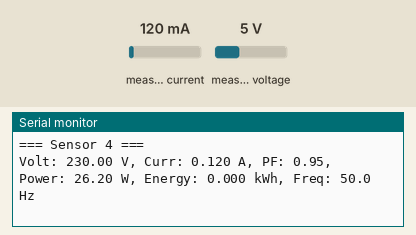
Simulated run of this sketch. Board: ESP32. On the bench: the last lines printed to the serial monitor. The inputs (shaded band) are chosen by the test bench; at power-on: measured current 120 mA, measured voltage 5 V.

Above: at 1.2 s.
1.3 s: measured current set to 40 mA
At 2.7 s:
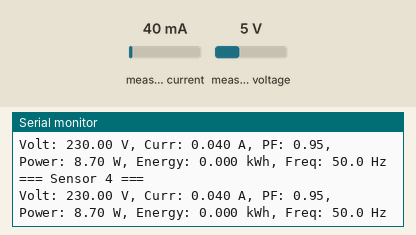
2.8 s: measured voltage set to 0.3 V
4.3 s: measured current set to 500 mA
At 5.6 s:
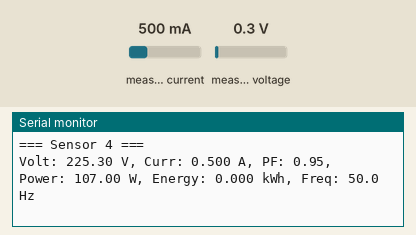
Timing chart, 0 to 7.3 s (numbered marks = the images above; inputs shaded):
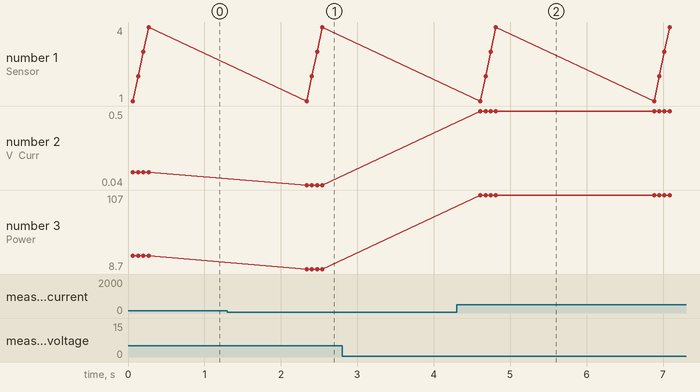

Measured:
- after the input at 1.3 s, the serial monitor: prints a new line after 1.0 s (image 1)
- after the input at 4.3 s, the serial monitor: prints a new line after 0.31 s (image 2)
- plotted number 2: 0.12 → 0.04 after the input at 1.3 s, 0.04 → 0.5 after the input at 4.3 s
- plotted number 3: 26.2 → 8.7 after the input at 1.3 s, 8.7 → 107 after the input at 4.3 s

The sketch:

sensor_pzem_004t.ino
```cpp
#include <PZEM004Tv30.h>
#include <SoftwareSerial.h>
// #define RXD2 16
// #define TXD2 17
// #define RXD2 25
// #define TXD2 26
#define RXD1 19
#define TXD1 18
#define RXD2 2
#define TXD2 15
#define SOFT_RX3 21
#define SOFT_TX3 22
#define SOFT_RX4 4
#define SOFT_TX4 5

SoftwareSerial ss3(SOFT_RX3, SOFT_TX3);
SoftwareSerial ss4(SOFT_RX4, SOFT_RX4);

PZEM004Tv30 pzem1(Serial1, RXD1, TXD1);
PZEM004Tv30 pzem2(Serial3, RXD2, TXD2);
PZEM004Tv30 pzem3(ss3);
PZEM004Tv30 pzem4(ss4);

float v1, i1, pf1, f1, p1, e1;
float v2, i2, pf2, f2, p2, e2;
float v3, i3, pf3, f3, p3, e3;
float v4, i4, pf4, f4, p4, e4;

void setup() {
  Serial.begin(115200);

  Serial1.begin(9600, SERIAL_8N1, RXD1, TXD1);
  Serial3.begin(9600, SERIAL_8N1, RXD2, TXD2);
  ss3.begin(9600);
  ss4.begin(9600);
}

void loop() {
  baca_pzem1();
  Serial.println("=== Sensor 1 ===");
  tampilkanData(v1, i1, pf1, p1, e1, f1);

  baca_pzem2();
  Serial.println("=== Sensor 2 ===");
  tampilkanData(v2, i2, pf2, p2, e2, f2);

  baca_pzem3();
  Serial.println("=== Sensor 3 ===");
  tampilkanData(v3, i3, pf3, p3, e3, f3);

  baca_pzem4();
  Serial.println("=== Sensor 4 ===");
  tampilkanData(v4, i4, pf4, p4, e4, f4);

  Serial.println();
  delay(2000);
}

void baca_pzem1() {
  v1 = pzem1.voltage();
  i1 = pzem1.current();
  pf1 = pzem1.pf();
  f1 = pzem1.frequency();
  p1 = pzem1.power();
  e1 = pzem1.energy();
}

void baca_pzem2() {
  v2 = pzem2.voltage();
  i2 = pzem2.current();
  pf2 = pzem2.pf();
  f2 = pzem2.frequency();
  p2 = pzem2.power();
  e2 = pzem2.energy();
}

void baca_pzem3() {
  v3 = pzem3.voltage();
  i3 = pzem3.current();
  pf3 = pzem3.pf();
  f3 = pzem3.frequency();
  p3 = pzem3.power();
  e3 = pzem3.energy();
}

void baca_pzem4() {
  v4 = pzem4.voltage();
  i4 = pzem4.current();
  pf4 = pzem4.pf();
  f4 = pzem4.frequency();
  p4 = pzem4.power();
  e4 = pzem4.energy();
}

void tampilkanData(float v, float i, float pf, float p, float e, float f) {
  Serial.print("Volt: "); Serial.print(v, 2); Serial.print(" V, ");
  Serial.print("Curr: "); Serial.print(i, 3); Serial.print(" A, ");
  Serial.print("PF: "); Serial.print(pf); Serial.print(", ");
  Serial.print("Power: "); Serial.print(p); Serial.print(" W, ");
  Serial.print("Energy: "); Serial.print(e, 3); Serial.print(" kWh, ");
  Serial.print("Freq: "); Serial.print(f, 1); Serial.println(" Hz");
}
```
